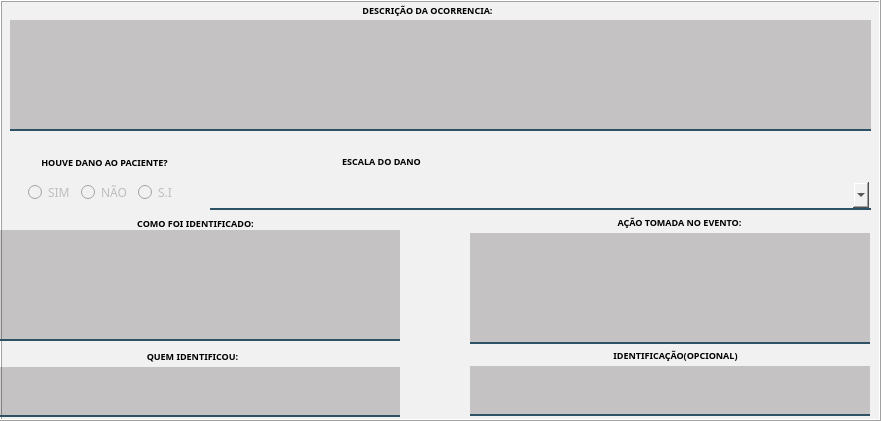
                         <widget class="QFrame" name="frame_22">
                          <property name="geometry">
                           <rect>
                            <x>70</x>
                            <y>713</y>
                            <width>881</width>
                            <height>421</height>
                           </rect>
                          </property>
                          <property name="styleSheet">
                           <string notr="true">background-color: rgb(241, 241, 241);</string>
                          </property>
                          <property name="frameShape">
                           <enum>QFrame::Box</enum>
                          </property>
                          <property name="frameShadow">
                           <enum>QFrame::Raised</enum>
                          </property>
                          <widget class="QTextEdit" name="txt_ocorrencia">
                           <property name="enabled">
                            <bool>false</bool>
                           </property>
                           <property name="geometry">
                            <rect>
                             <x>10</x>
                             <y>20</y>
                             <width>861</width>
                             <height>111</height>
                            </rect>
                           </property>
                           <property name="minimumSize">
                            <size>
                             <width>400</width>
                             <height>71</height>
                            </size>
                           </property>
                           <property name="font">
                            <font>
                             <family>Reem Kufi</family>
                            </font>
                           </property>
                           <property name="styleSheet">
                            <string notr="true">background-color: rgba(10,0,0,50);
border:2px solid rgba(0,0,0,0);
border-bottom-color:rgba(46,82,101,255);
color:rgb(0,0,0);
padding-bottom:7px</string>
                           </property>
                          </widget>
                          <widget class="QLabel" name="label_74">
                           <property name="geometry">
                            <rect>
                             <x>342</x>
                             <y>2</y>
                             <width>171</width>
                             <height>16</height>
                            </rect>
                           </property>
                           <property name="font">
                            <font>
                             <family>Reem Kufi</family>
                             <pointsize>7</pointsize>
                             <bold>true</bold>
                            </font>
                           </property>
                           <property name="styleSheet">
                            <string notr="true">color: rgb(0, 0, 0);</string>
                           </property>
                           <property name="text">
                            <string>DESCRIÇÃO DA OCORRENCIA:</string>
                           </property>
                           <property name="alignment">
                            <set>Qt::AlignCenter</set>
                           </property>
                          </widget>
                          <widget class="QTextEdit" name="txt_acao">
                           <property name="enabled">
                            <bool>false</bool>
                           </property>
                           <property name="geometry">
                            <rect>
                             <x>470</x>
                             <y>233</y>
                             <width>400</width>
                             <height>111</height>
                            </rect>
                           </property>
                           <property name="minimumSize">
                            <size>
                             <width>230</width>
                             <height>71</height>
                            </size>
                           </property>
                           <property name="font">
                            <font>
                             <family>Reem Kufi</family>
                            </font>
                           </property>
                           <property name="styleSheet">
                            <string notr="true">background-color: rgba(10,0,0,50);
border:2px solid rgba(0,0,0,0);
border-bottom-color:rgba(46,82,101,255);
color:rgb(0,0,0);
padding-bottom:7px</string>
                           </property>
                          </widget>
                          <widget class="QLabel" name="label_77">
                           <property name="geometry">
                            <rect>
                             <x>120</x>
                             <y>215</y>
                             <width>151</width>
                             <height>16</height>
                            </rect>
                           </property>
                           <property name="font">
                            <font>
                             <family>Reem Kufi</family>
                             <pointsize>7</pointsize>
                             <bold>true</bold>
                            </font>
                           </property>
                           <property name="styleSheet">
                            <string notr="true">color: rgb(0, 0, 0);</string>
                           </property>
                           <property name="text">
                            <string>COMO FOI IDENTIFICADO:</string>
                           </property>
                           <property name="alignment">
                            <set>Qt::AlignCenter</set>
                           </property>
                          </widget>
                          <widget class="QLabel" name="label_78">
                           <property name="geometry">
                            <rect>
                             <x>589</x>
                             <y>214</y>
                             <width>181</width>
                             <height>16</height>
                            </rect>
                           </property>
                           <property name="font">
                            <font>
                             <family>Reem Kufi</family>
                             <pointsize>7</pointsize>
                             <bold>true</bold>
                            </font>
                           </property>
                           <property name="styleSheet">
                            <string notr="true">color: rgb(0, 0, 0);</string>
                           </property>
                           <property name="text">
                            <string>AÇÃO TOMADA NO EVENTO:</string>
                           </property>
                           <property name="alignment">
                            <set>Qt::AlignCenter</set>
                           </property>
                          </widget>
                          <widget class="QTextEdit" name="txt_quem">
                           <property name="enabled">
                            <bool>false</bool>
                           </property>
                           <property name="geometry">
                            <rect>
                             <x>0</x>
                             <y>367</y>
                             <width>400</width>
                             <height>50</height>
                            </rect>
                           </property>
                           <property name="minimumSize">
                            <size>
                             <width>230</width>
                             <height>50</height>
                            </size>
                           </property>
                           <property name="font">
                            <font>
                             <family>Reem Kufi</family>
                            </font>
                           </property>
                           <property name="styleSheet">
                            <string notr="true">background-color: rgba(10,0,0,50);
border:2px solid rgba(0,0,0,0);
border-bottom-color:rgba(46,82,101,255);
color:rgb(0,0,0);
padding-bottom:7px</string>
                           </property>
                          </widget>
                          <widget class="QLabel" name="label_79">
                           <property name="geometry">
                            <rect>
                             <x>102</x>
                             <y>348</y>
                             <width>181</width>
                             <height>16</height>
                            </rect>
                           </property>
                           <property name="font">
                            <font>
                             <family>Reem Kufi</family>
                             <pointsize>7</pointsize>
                             <bold>true</bold>
                            </font>
                           </property>
                           <property name="styleSheet">
                            <string notr="true">color: rgb(0, 0, 0);</string>
                           </property>
                           <property name="text">
                            <string>QUEM IDENTIFICOU:</string>
                           </property>
                           <property name="alignment">
                            <set>Qt::AlignCenter</set>
                           </property>
                          </widget>
                          <widget class="QTextEdit" name="txt_identificacao">
                           <property name="enabled">
                            <bool>false</bool>
                           </property>
                           <property name="geometry">
                            <rect>
                             <x>470</x>
                             <y>366</y>
                             <width>400</width>
                             <height>50</height>
                            </rect>
                           </property>
                           <property name="minimumSize">
                            <size>
                             <width>230</width>
                             <height>50</height>
                            </size>
                           </property>
                           <property name="font">
                            <font>
                             <family>Reem Kufi</family>
                            </font>
                           </property>
                           <property name="styleSheet">
                            <string notr="true">background-color: rgba(10,0,0,50);
border:2px solid rgba(0,0,0,0);
border-bottom-color:rgba(46,82,101,255);
color:rgb(0,0,0);
padding-bottom:7px</string>
                           </property>
                          </widget>
                          <widget class="QLabel" name="label_80">
                           <property name="geometry">
                            <rect>
                             <x>585</x>
                             <y>347</y>
                             <width>181</width>
                             <height>16</height>
                            </rect>
                           </property>
                           <property name="font">
                            <font>
                             <family>Reem Kufi</family>
                             <pointsize>7</pointsize>
                             <bold>true</bold>
                            </font>
                           </property>
                           <property name="styleSheet">
                            <string notr="true">color: rgb(0, 0, 0);</string>
                           </property>
                           <property name="text">
                            <string>IDENTIFICAÇÃO(OPCIONAL)</string>
                           </property>
                           <property name="alignment">
                            <set>Qt::AlignCenter</set>
                           </property>
                          </widget>
                          <widget class="QWidget" name="layoutWidget_7">
                           <property name="geometry">
                            <rect>
                             <x>210</x>
                             <y>148</y>
                             <width>663</width>
                             <height>62</height>
                            </rect>
                           </property>
                           <layout class="QVBoxLayout" name="verticalLayout_2">
                            <item>
                             <widget class="QLabel" name="label_76">
                              <property name="minimumSize">
                               <size>
                                <width>343</width>
                                <height>0</height>
                               </size>
                              </property>
                              <property name="maximumSize">
                               <size>
                                <width>343</width>
                                <height>16777215</height>
                               </size>
                              </property>
                              <property name="font">
                               <font>
                                <family>Reem Kufi</family>
                                <pointsize>7</pointsize>
                                <bold>true</bold>
                               </font>
                              </property>
                              <property name="styleSheet">
                               <string notr="true">color: rgb(0, 0, 0);</string>
                              </property>
                              <property name="text">
                               <string>ESCALA DO DANO</string>
                              </property>
                              <property name="alignment">
                               <set>Qt::AlignCenter</set>
                              </property>
                             </widget>
                            </item>
                            <item>
                             <widget class="QComboBox" name="cb_dan">
                              <property name="enabled">
                               <bool>false</bool>
                              </property>
                              <property name="minimumSize">
                               <size>
                                <width>661</width>
                                <height>0</height>
                               </size>
                              </property>
                              <property name="maximumSize">
                               <size>
                                <width>661</width>
                                <height>16777215</height>
                               </size>
                              </property>
                              <property name="font">
                               <font>
                                <family>Reem Kufi</family>
                               </font>
                              </property>
                              <property name="styleSheet">
                               <string notr="true">border:2px solid rgba(0,0,0,0);
border-bottom-color:rgba(46,82,101,255);
color:rgb(0,0,0);
padding-bottom:7px</string>
                              </property>
                              <item>
                               <property name="text">
                                <string/>
                               </property>
                              </item>
                              <item>
                               <property name="text">
                                <string>NÃO REGISTRADO</string>
                               </property>
                              </item>
                              <item>
                               <property name="text">
                                <string>NENHUM</string>
                               </property>
                              </item>
                              <item>
                               <property name="text">
                                <string>LEVE -(apresentou sintomas leves, danos de curta duração, necessitou de observação mínima.)</string>
                               </property>
                              </item>
                              <item>
                               <property name="text">
                                <string>MODERADO -(apresentou sintomas, danos permanentes ou a longo prazo, necessitou de procedimento suplementar ou terapêutica adicional.)</string>
                               </property>
                              </item>
                              <item>
                               <property name="text">
                                <string>GRAVE - (necessitou de intervenção para salvar vida, intervenção médico-cirúrgica, danos permanentes ou em longo prazo..)</string>
                               </property>
                              </item>
                              <item>
                               <property name="text">
                                <string>ÓBITO -(causado pelo evento adverso.)</string>
                               </property>
                              </item>
                             </widget>
                            </item>
                           </layout>
                          </widget>
                          <widget class="QWidget" name="layoutWidget_8">
                           <property name="geometry">
                            <rect>
                             <x>28</x>
                             <y>149</y>
                             <width>153</width>
                             <height>55</height>
                            </rect>
                           </property>
                           <layout class="QVBoxLayout" name="verticalLayout_16">
                            <item>
                             <widget class="QLabel" name="label_75">
                              <property name="font">
                               <font>
                                <family>Reem Kufi</family>
                                <pointsize>7</pointsize>
                                <bold>true</bold>
                               </font>
                              </property>
                              <property name="styleSheet">
                               <string notr="true">color: rgb(0, 0, 0);</string>
                              </property>
                              <property name="text">
                               <string>HOUVE DANO AO PACIENTE?</string>
                              </property>
                              <property name="alignment">
                               <set>Qt::AlignCenter</set>
                              </property>
                             </widget>
                            </item>
                            <item>
                             <layout class="QHBoxLayout" name="horizontalLayout_29">
                              <item>
                               <widget class="QRadioButton" name="rb_dano_sim">
                                <property name="enabled">
                                 <bool>false</bool>
                                </property>
                                <property name="font">
                                 <font>
                                  <family>Reem Kufi</family>
                                 </font>
                                </property>
                                <property name="text">
                                 <string>SIM</string>
                                </property>
                               </widget>
                              </item>
                              <item>
                               <widget class="QRadioButton" name="rb_dano_nao">
                                <property name="enabled">
                                 <bool>false</bool>
                                </property>
                                <property name="font">
                                 <font>
                                  <family>Reem Kufi</family>
                                 </font>
                                </property>
                                <property name="text">
                                 <string>NÃO</string>
                                </property>
                               </widget>
                              </item>
                              <item>
                               <widget class="QRadioButton" name="rb_dano_SI">
                                <property name="enabled">
                                 <bool>false</bool>
                                </property>
                                <property name="font">
                                 <font>
                                  <family>Reem Kufi</family>
                                 </font>
                                </property>
                                <property name="text">
                                 <string>S.I</string>
                                </property>
                               </widget>
                              </item>
                             </layout>
                            </item>
                           </layout>
                          </widget>
                          <widget class="QTextEdit" name="txt_como">
                           <property name="enabled">
                            <bool>false</bool>
                           </property>
                           <property name="geometry">
                            <rect>
                             <x>0</x>
                             <y>230</y>
                             <width>400</width>
                             <height>111</height>
                            </rect>
                           </property>
                           <property name="minimumSize">
                            <size>
                             <width>230</width>
                             <height>71</height>
                            </size>
                           </property>
                           <property name="font">
                            <font>
                             <family>Reem Kufi</family>
                            </font>
                           </property>
                           <property name="styleSheet">
                            <string notr="true">background-color: rgba(10,0,0,50);
border:2px solid rgba(0,0,0,0);
border-bottom-color:rgba(46,82,101,255);
color:rgb(0,0,0);
padding-bottom:7px</string>
                           </property>
                          </widget>
                         </widget>
